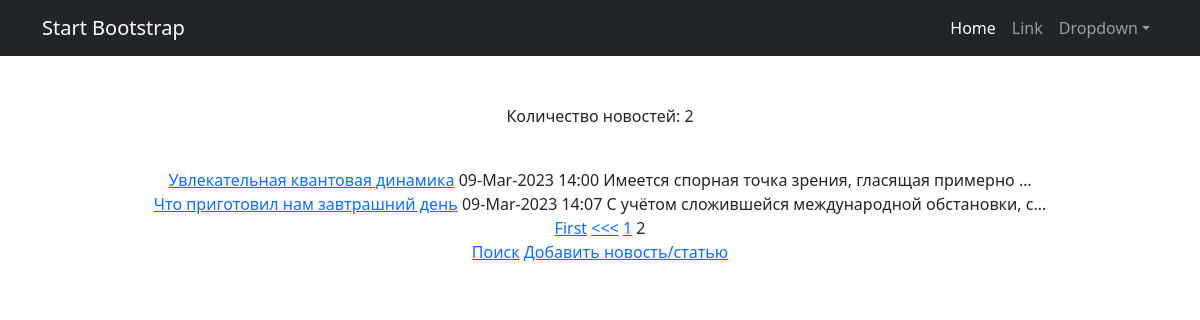
Screenshot of /news/?page=2 with the database file from the repository.
### news/models.py (models this page shows, shortened)
class Post(models.Model):
    article = 'AR'
    news = 'NE'
    TYPE_OF_CONTENT = [
        (article, 'Статья'),
        (news, 'Новость')
    ]
    title = models.CharField(max_length=100) #заголовок статьи/новости;
    text = models.TextField() #текст статьи/новости;
    type_of_content = models.CharField(max_length=2, choices=TYPE_OF_CONTENT, default=news) #поле с выбором — «статья» или «новость»;
    rating = models.IntegerField(default = 0) #рейтинг статьи/новости.
    datetime = models.DateTimeField(auto_now_add=True) #автоматически добавляемая дата и время создания;
    category = models.ManyToManyField(Category, through="PostCategory")
    author = models.ForeignKey(Author, on_delete=models.CASCADE)

### news/views.py (the view)
# urls.py: path('', NewsList.as_view()),
class NewsList(ListView):
    model = Post
    template_name = 'news.html'
    context_object_name = 'news'
    paginate_by = 10
    def get_context_data(self, **kwargs): # забираем отфильтрованные объекты переопределяя метод get_context_data у наследуемого класса (привет, полиморфизм, мы скучали!!!)
        context = super().get_context_data(**kwargs)
        context['filter'] = NewsFilter(self.request.GET, queryset=self.get_queryset()) # вписываем наш фильтр в контекст
        return context

### news/templatetags/censor.py (called while the page is built)
@register.filter(name='Censor')
def Censor(value):
    all_words = value.split(' ')
    result = ''
    for word in all_words:
        if word == 'блять':
            word = '*****'
            result += ' ' + word
        elif word == 'блять,':
            word = '*****,'
            result += ' ' + word
        elif word == 'блять!':
            word = '*****,'
            result += ' ' + word
        elif word == 'блять.':
            word = '*****,'
            result += ' ' + word
        elif word == 'блять?':
            word = '*****,'
            result += ' ' + word
        else:
            result += ' ' + word
    return result

### templates/news.html (shortened to what this page needs)
{% extends 'flatpages/default.html' %}
{% load censor %}
{% block content%}
    {% if news|length > 1 %}
        <p>Количество новостей: {{news|length}}</p>
        <br>
        {% for NnA in news%}
            <a href={{NnA.pk}}>{{NnA.title}}</a> {{NnA.datetime|date:'d-M-Y H:i'}} {{NnA.text|Censor|truncatechars:50}}
            <br>
        {% endfor %}
        {% else %}
        <p>{{news.get_type_of_content_display}} {{news.title}} Автор: {{news.author.user.username}} Категория: {{news.category}} Дата публикации:{{news.datetime|date:'d-M-Y H:i'}}</p>
        <div>{{news.text|Censor}}</div>
        <p>Рейтинг статьи: {{news.rating}}</p>
        <a href = {{news.pk}}/edit>Редактировать</a>
    {%endif%}
    {% if is_paginated %}
    {% if page_obj.has_previous %}
        <a href="?page=1">First</a>
        <a href="?page={{ page_obj.previous_page_number }}"><<<</a>
    {% endif %}
    {% for num in page_obj.paginator.page_range %}
        {% if page_obj.number == num %}
            <a>{{ num }}</a>
        {% elif num > page_obj.number|add:'-3' and num < page_obj.number|add:'3' %}
            <a href="?page={{ num }}">{{ num }}</a>
        {% endif %}
    {% endfor %}
    {% endif %}
    <p><a href = 'search'>Поиск</a> <a href = 'add'>Добавить новость/статью</a></p>
{% endblock content%}

### rows the page displays
Post: title "Увлекательная квантовая динамика", datetime "09-Mar-2023 14:00", text|Censor "Имеется спорная точка зрения, гласящая примерно …"
Post: title "Что приготовил нам завтрашний день", datetime "09-Mar-2023 14:07", text|Censor "С учётом сложившейся международной обстановки, с…"

### other values shown
{{ news|length }} "2"
{{ num }} "1"
{{ num }} "2"
